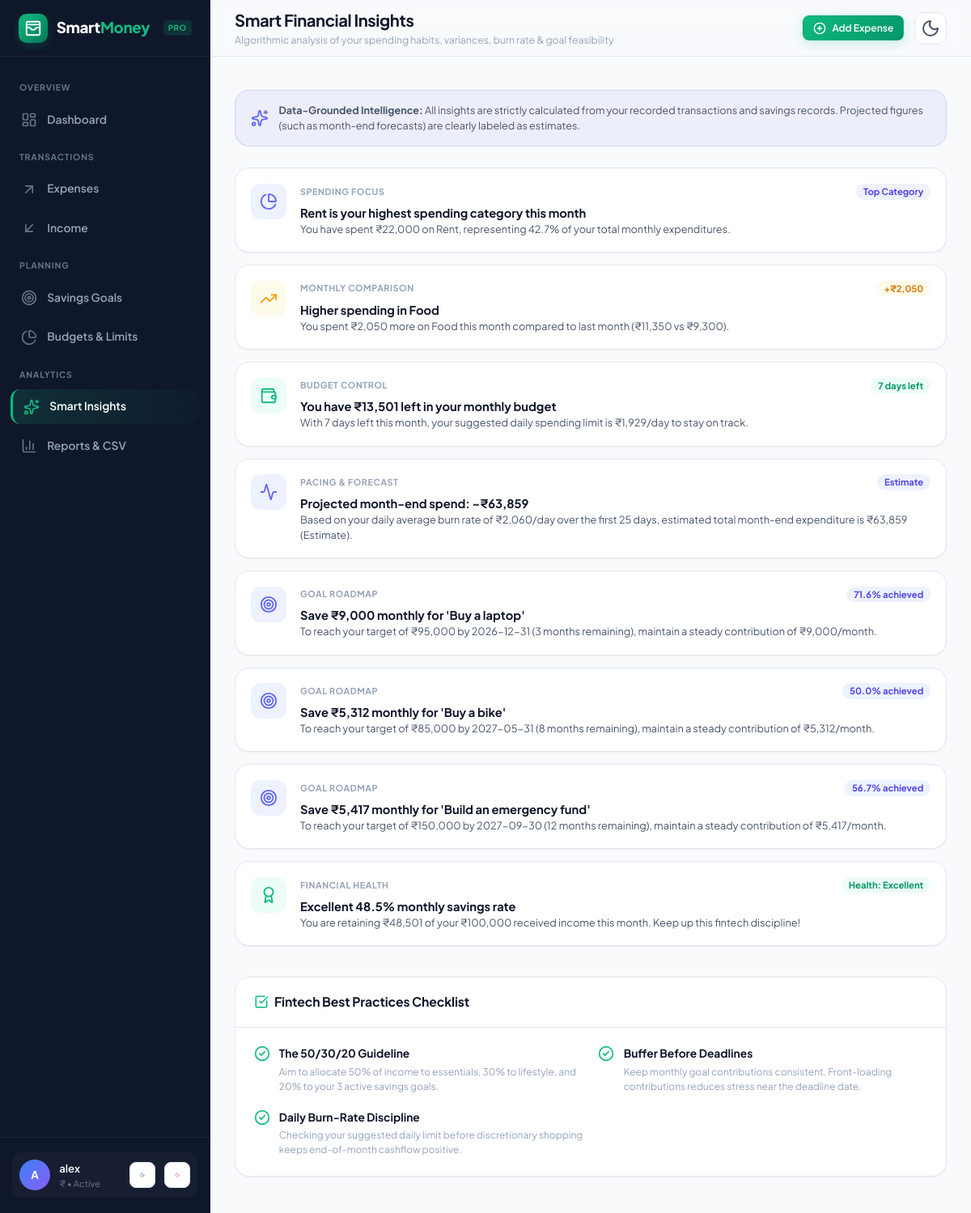
/insights (signed in), run on the app's committed database.
### tables this page shows
CREATE TABLE users (
            id INTEGER PRIMARY KEY AUTOINCREMENT,
            username TEXT UNIQUE NOT NULL,
            email TEXT UNIQUE NOT NULL,
            password_hash TEXT NOT NULL,
            currency TEXT DEFAULT '₹',
            created_at TIMESTAMP DEFAULT CURRENT_TIMESTAMP
        );

### app.py (the view)
@app.route('/insights')
@login_required
def insights_page():
    user_id = session['user_id']
    insights = generate_user_insights(user_id)
    return render_template('insights.html', insights=insights)

### app.py (called while the page is built, shortened)
def login_required(f):
    @wraps(f)
    def decorated_function(*args, **kwargs):
        if 'user_id' not in session:
            if request.is_json or request.path.startswith('/api/'):
                return jsonify({'success': False, 'message': 'Authentication required'}), 401
            flash('Please log in to access this page.', 'warning')
            return redirect(url_for('login'))
        return f(*args, **kwargs)
    return decorated_function

def get_current_user():
    if 'user_id' not in session:
        return None
    conn = get_db_connection()
    user = conn.execute("SELECT * FROM users WHERE id = ?", (session['user_id'],)).fetchone()
    conn.close()
    return user

@app.before_request
def csrf_protect():
    if 'csrf_token' not in session:
        session['csrf_token'] = secrets.token_hex(24)

@app.context_processor
def inject_global_template_vars():
    user = get_current_user()
    return {
        'current_user': user,
        'csrf_token': session.get('csrf_token'),
        'currency_symbol': user['currency'] if user else '₹',
        'now': datetime.now()
    }

def get_month_days_info(year, month):
    today = date.today()
    _, total_days = monthrange(year, month)
    if today.year == year and today.month == month:
        remaining_days = total_days - today.day + 1
    elif (today.year, today.month) > (year, month):
        remaining_days = 0
    else:
        remaining_days = total_days
    return total_days, max(0, remaining_days)

### database.py (called while the page is built)
def get_db_connection():
    conn = sqlite3.connect(DATABASE_PATH)
    conn.row_factory = sqlite3.Row
    conn.execute("PRAGMA foreign_keys = ON")
    return conn

### templates/insights.html (shortened to what this page needs)
{% extends "base.html" %}
{% block page_title %}Smart Financial Insights{% endblock %}
{% block page_subtitle %}Algorithmic analysis of your spending habits, variances, burn rate & goal feasibility{% endblock %}
{% block content %}
<div style="background: rgba(99, 102, 241, 0.08); border: 1px solid rgba(99, 102, 241, 0.2); border-radius: var(--radius-lg); padding: 1rem 1.25rem; margin-bottom: 1.75rem; display: flex; align-items: center; gap: 0.85rem;">
  <i data-lucide="sparkles" style="width: 22px; height: 22px; color: var(--indigo-500); flex-shrink: 0;"></i>
  <div style="font-size: 0.84rem; color: var(--text-secondary);">
    <strong>Data-Grounded Intelligence:</strong> All insights are strictly calculated from your recorded transactions and savings records. Projected figures (such as month-end forecasts) are clearly labeled as estimates.
  </div>
</div>
<div class="insights-list">
  {% for item in insights %}
  <div class="insight-card {{ item.severity }}">
    <div class="insight-icon-box">
      <i data-lucide="{{ item.icon }}" style="width: 22px; height: 22px;"></i>
    </div>
    <div class="insight-content">
      <div class="insight-head">
        <span style="font-size: 0.72rem; text-transform: uppercase; font-weight: 700; letter-spacing: 0.05em; color: var(--text-muted);">
          {{ item.category }}
        </span>
        <span class="badge-pill {{ item.severity }}">{{ item.badge }}</span>
      </div>
      <div class="insight-title">{{ item.title }}</div>
      <div class="insight-desc">{{ item.text }}</div>
    </div>
  </div>
  {% endfor %}
</div>
<div class="card" style="margin-top: 2.5rem;">
  <div class="card-header">
    <div class="card-title">
      <i data-lucide="check-square" style="width: 18px; height: 18px; color: var(--emerald-500);"></i>
      <span>Fintech Best Practices Checklist</span>
    </div>
  </div>
  <div class="card-body">
    <div style="display: grid; grid-template-columns: repeat(auto-fit, minmax(280px, 1fr)); gap: 1.25rem;">
      <div style="display: flex; gap: 0.75rem;">
        <i data-lucide="check-circle-2" style="width: 20px; height: 20px; color: var(--emerald-500); flex-shrink: 0;"></i>
        <div>
          <div style="font-weight: 700; font-size: 0.92rem; color: var(--text-primary);">The 50/30/20 Guideline</div>
          <p style="font-size: 0.8rem; color: var(--text-muted); margin-top: 0.2rem;">Aim to allocate 50% of income to essentials, 30% to lifestyle, and 20% to your 3 active savings goals.</p>
        </div>
      </div>
      <div style="display: flex; gap: 0.75rem;">
        <i data-lucide="check-circle-2" style="width: 20px; height: 20px; color: var(--emerald-500); flex-shrink: 0;"></i>
        <div>
          <div style="font-weight: 700; font-size: 0.92rem; color: var(--text-primary);">Buffer Before Deadlines</div>
          <p style="font-size: 0.8rem; color: var(--text-muted); margin-top: 0.2rem;">Keep monthly goal contributions consistent. Front-loading contributions reduces stress near the deadline date.</p>
        </div>
      </div>
      <div style="display: flex; gap: 0.75rem;">
        <i data-lucide="check-circle-2" style="width: 20px; height: 20px; color: var(--emerald-500); flex-shrink: 0;"></i>
        <div>
          <div style="font-weight: 700; font-size: 0.92rem; color: var(--text-primary);">Daily Burn-Rate Discipline</div>
          <p style="font-size: 0.8rem; color: var(--text-muted); margin-top: 0.2rem;">Checking your suggested daily limit before discretionary shopping keeps end-of-month cashflow positive.</p>
        </div>
      </div>
    </div>
  </div>
</div>
{% endblock %}

### templates/base.html (shortened to what this page needs)
<!DOCTYPE html>
<html lang="en" data-theme="dark">
<head>
  <link rel="stylesheet" href="{{ url_for('static', filename='css/style.css') }}">
</head>
<body>
  <div class="app-layout">
    {% if current_user %}
    <aside class="app-sidebar" id="appSidebar">
      <div class="sidebar-header">
        <a href="{{ url_for('dashboard') }}" class="brand-logo">
          <div class="brand-icon">
            <i data-lucide="wallet-cards" style="width: 22px; height: 22px;"></i>
          </div>
          <span>Smart<span style="color: var(--emerald-500);">Money</span></span>
          <span class="brand-badge">PRO</span>
        </a>
      </div>
      <nav class="sidebar-nav">
        <div class="nav-section-title">Overview</div>
        <a href="{{ url_for('dashboard') }}" class="nav-item {% if request.endpoint == 'dashboard' %}active{% endif %}">
          <i data-lucide="layout-dashboard"></i>
          <span>Dashboard</span>
        </a>
        <div class="nav-section-title">Transactions</div>
        <a href="{{ url_for('expenses_page') }}" class="nav-item {% if request.endpoint == 'expenses_page' %}active{% endif %}">
          <i data-lucide="arrow-up-right"></i>
          <span>Expenses</span>
        </a>
        <a href="{{ url_for('incomes_page') }}" class="nav-item {% if request.endpoint == 'incomes_page' %}active{% endif %}">
          <i data-lucide="arrow-down-left"></i>
          <span>Income</span>
        </a>
        <div class="nav-section-title">Planning</div>
        <a href="{{ url_for('goals_page') }}" class="nav-item {% if request.endpoint == 'goals_page' %}active{% endif %}">
          <i data-lucide="target"></i>
          <span>Savings Goals</span>
        </a>
        <a href="{{ url_for('budgets_page') }}" class="nav-item {% if request.endpoint == 'budgets_page' %}active{% endif %}">
          <i data-lucide="pie-chart"></i>
          <span>Budgets & Limits</span>
        </a>
        <div class="nav-section-title">Analytics</div>
        <a href="{{ url_for('insights_page') }}" class="nav-item {% if request.endpoint == 'insights_page' %}active{% endif %}">
          <i data-lucide="sparkles"></i>
          <span>Smart Insights</span>
        </a>
        <a href="{{ url_for('reports_page') }}" class="nav-item {% if request.endpoint == 'reports_page' %}active{% endif %}">
          <i data-lucide="bar-chart-3"></i>
          <span>Reports & CSV</span>
        </a>
      </nav>
      <div class="sidebar-footer">
        <div class="user-card">
          <div class="user-avatar">{{ current_user.username[0]|upper }}</div>
          <div class="user-info">
            <div class="user-name">{{ current_user.username }}</div>
            <div class="user-sub">{{ current_user.currency }} • Active</div>
          </div>
          <a href="{{ url_for('settings_page') }}" class="theme-toggle-btn btn-sm" title="Settings" style="width: 32px; height: 32px;">
            <i data-lucide="settings" style="width: 16px; height: 16px;"></i>
          </a>
          <a href="{{ url_for('logout') }}" class="theme-toggle-btn btn-sm" title="Logout" style="width: 32px; height: 32px; color: var(--rose-500);">
            <i data-lucide="log-out" style="width: 16px; height: 16px;"></i>
          </a>
        </div>
      </div>
    </aside>
    {% endif %}
    <main class="app-main" {% if not current_user %}style="margin-left: 0;"{% endif %}>
      {% if current_user %}
      <header class="app-header">
        <div class="header-left">
          <div class="page-title-box">
            <h1>{% block page_title %}Dashboard{% endblock %}</h1>
            <p>{% block page_subtitle %}Personal finance, budget control & goal tracking{% endblock %}</p>
          </div>
        </div>
        <div class="header-actions">
          <button class="btn btn-primary btn-sm" onclick="openModal('quickExpenseModal')">
            <i data-lucide="plus-circle" style="width: 16px; height: 16px;"></i>
            <span>Add Expense</span>
          </button>
          <button class="theme-toggle-btn" title="Toggle Theme" aria-label="Toggle Theme">
            <i data-lucide="moon"></i>
          </button>
        </div>
      </header>
      {% endif %}
      <div class="content-body">
        {% block content %}{% endblock %}
      </div>
    </main>
  </div>
</body>
</html>

### data on the page
users: username "A", username "alex", currency "₹"

### other printed values
{{ item.category }} "SPENDING FOCUS" "MONTHLY COMPARISON" "BUDGET CONTROL" "PACING & FORECAST" "GOAL ROADMAP" "GOAL ROADMAP" "GOAL ROADMAP" "FINANCIAL HEALTH"
{{ item.badge }} "Top Category" "+₹2,050" "7 days left" "Estimate" "71.6% achieved" "50.0% achieved" "56.7% achieved" "Health: Excellent"
{{ item.title }} "Rent is your highest spending category this month" "Higher spending in Food" "You have ₹13,501 left in your monthly budget" "Projected month-end spend: ~₹63,859" "Save ₹9,000 monthly for 'Buy a laptop'" "Save ₹5,312 monthly for 'Buy a bike'" "Save ₹5,417 monthly for 'Build an emergency fund'" "Excellent 48.5% monthly savings rate"
{{ item.text }} "You have spent ₹22,000 on Rent, representing 42.7% of your total monthly expenditures." "You spent ₹2,050 more on Food this month compared to last month (₹11,350 vs ₹9,300)." "With 7 days left this month, your suggested daily spending limit is ₹1,929/day to stay on track." "Based on your daily average burn rate of ₹2,060/day over the first 25 days, estimated total month-end expenditure is ₹63,859 (Estimate)." "To reach your target of ₹95,000 by 2026-12-31 (3 months remaining), maintain a steady contribution of ₹9,000/month." "To reach your target of ₹85,000 by 2027-05-31 (8 months remaining), maintain a steady contribution of ₹5,312/month." "To reach your target of ₹150,000 by 2027-09-30 (12 months remaining), maintain a steady contribution of ₹5,417/month." "You are retaining ₹48,501 of your ₹100,000 received income this month. Keep up this fintech discipline!"
